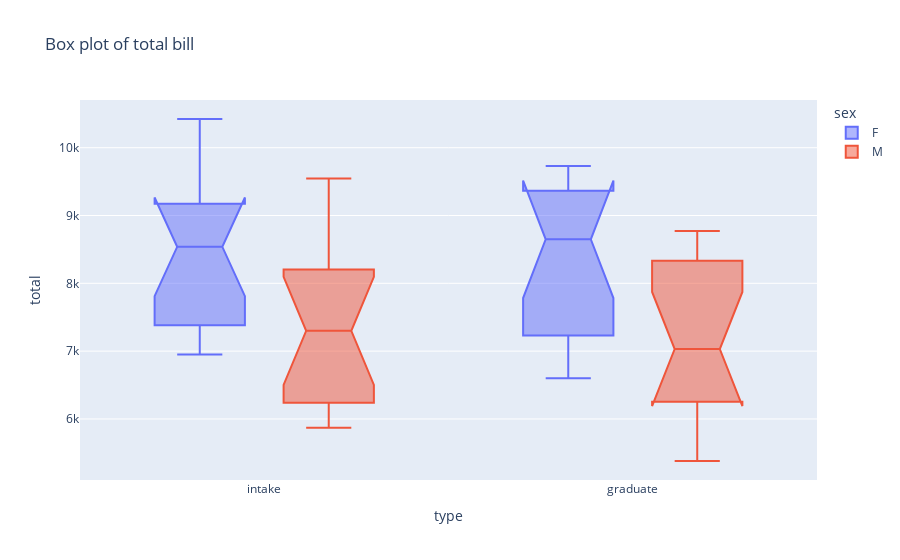

Source (notebook cell):
### Code cell
import plotly.express as px
fig = px.box(intake_grad, x="type", y="total", color="sex",
             notched = True, # used notched shape
             title="Box plot of total bill") 
fig.show()

### Figure 1 — Plotly figure (JSON) as saved in the notebook; plotly's stock layout.template omitted (floating-point values rounded to 4 significant figures)
{"data": [{"alignmentgroup": "True", "hoverlabel": {"namelength": 0}, "hovertemplate": "sex=F<br>type=%{x}<br>total=%{y}", "legendgroup": "F", "marker": {"color": "#636efa"}, "name": "F", "notched": true, "offsetgroup": "F", "orientation": "v", "showlegend": true, "type": "box", "x": ["intake", "graduate", "intake", "graduate", "intake", "graduate", "intake", "graduate", "intake", "graduate", "graduate", "intake", "intake", "graduate", "graduate", "intake", "graduate", "intake", "graduate", "intake", "graduate", "intake", "graduate", "intake", "graduate", "intake", "graduate", "intake", "intake", "graduate"], "x0": " ", "xaxis": "x", "y": [7326, 6601, 7377, 6671, 7390, 6844, 6950, 7160, 7307, 7440, 7636, 7863, 8285, 7836, 8811, 9099, 8649, 8538, 9731, 9084, 9065, 8781, 9146, 9200, 9440, 9929, 9577, 10175, 10423, 9647], "y0": " ", "yaxis": "y"}, {"alignmentgroup": "True", "hoverlabel": {"namelength": 0}, "hovertemplate": "sex=M<br>type=%{x}<br>total=%{y}", "legendgroup": "M", "marker": {"color": "#EF553B"}, "name": "M", "notched": true, "offsetgroup": "M", "orientation": "v", "showlegend": true, "type": "box", "x": ["graduate", "intake", "graduate", "intake", "intake", "graduate", "intake", "graduate", "graduate", "intake", "intake", "graduate", "intake", "graduate", "graduate", "intake", "graduate", "intake", "intake", "graduate", "graduate", "intake", "graduate", "intake", "graduate", "intake", "intake", "graduate", "intake", "graduate"], "x0": " ", "xaxis": "x", "y": [5553, 6092, 5380, 5869, 5999, 5679, 6161, 6359, 6220, 6470, 6853, 6490, 7332, 7031, 6929, 7106, 7218, 7299, 8183, 8388, 8253, 8067, 8357, 8213, 8116, 8475, 8948, 8375, 9544, 8773], "y0": " ", "yaxis": "y"}], "layout": {"boxmode": "group", "legend": {"title": {"text": "sex"}, "tracegroupgap": 0}, "title": {"text": "Box plot of total bill"}, "xaxis": {"anchor": "y", "domain": [0, 1], "title": {"text": "type"}}, "yaxis": {"anchor": "x", "domain": [0, 1], "title": {"text": "total"}}}}
